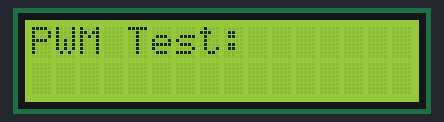
The sketch below on a simulated Arduino Uno, built with avr-gcc and run on an emulated ATmega328P. On the bench: 16×2 character LCD.

Above: at 0.11 s.
At 4.64 s:
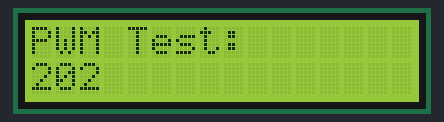
At 9.02 s:
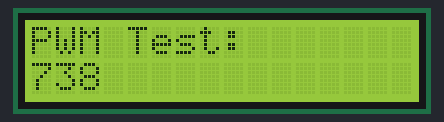
At 20.1 s:
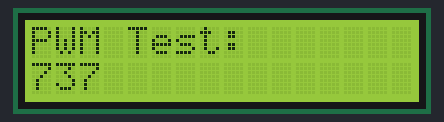
At 29.92 s:
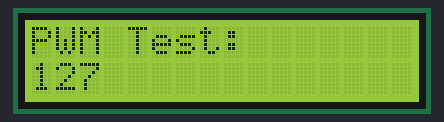
At 39.74 s:
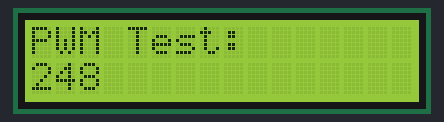

The sketch:

pwm_register_addressing.ino
```cpp
#include <LiquidCrystal.h>
#define PMW_PIN 9

const int rs = 8, en = 7, d4 = 6, d5 = 5, d6 = 4, d7 = 3;
LiquidCrystal lcd(rs, en, d4, d5, d6, d7);

int duty_cycle = 127;

void setup() {

  lcd.begin(16,2);
  lcd.print("PWM Test: ");
  lcd.setCursor(0,1);
}
double t = 0;
void loop() {
  OCR1A = (unsigned int)(127.0 * sin(t*2.0*PI) + 128);
  delay(100);
  t = t + 0.1;
  lcd.setCursor(0,1);
  lcd.print(OCR1A);
}
```
